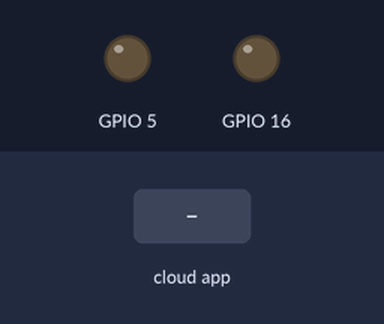
Recording of a sketch running on a simulated ESP32. Shown: output pins drawn as LEDs (lit = HIGH). Inputs (shaded band) come from the test bench. WiFi joins after 1.5 s; servers stay silent unless stated; no MQTT or app messages arrive unless stated; what the sketch prints to the serial monitor is not drawn.

Above: at 2.7 s.
2.8 s: the phone or cloud app sets Button to 1
At 3.6 s:
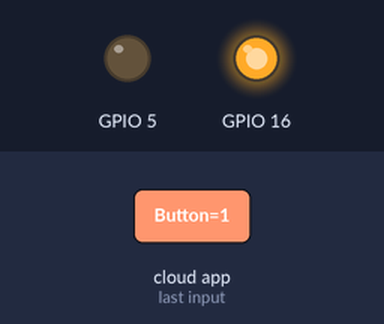
4.3 s: the phone or cloud app sets swipe to 1
At 4.8 s:
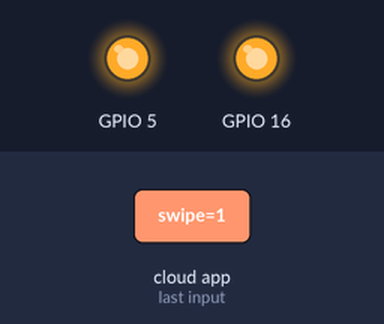
5.8 s: the phone or cloud app sets Button to 0
At 7.0 s:
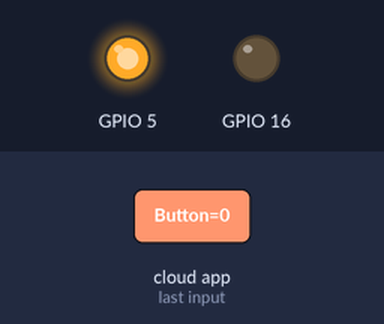
7.3 s: the phone or cloud app sets swipe to 0
At 8.2 s:
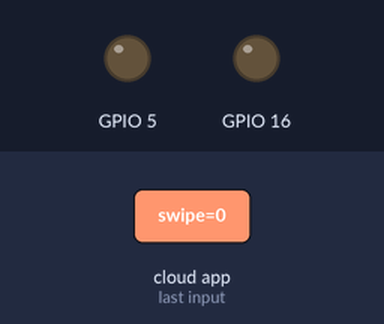
Timing chart, 0 to 10.3 s (numbered marks = the images above; inputs shaded):
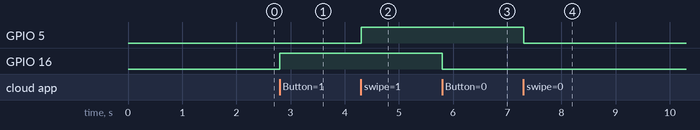

Measured:
- after the input at 2.8 s, GPIO 16: LOW → HIGH at once
- after the input at 4.3 s, GPIO 5: LOW → HIGH at once
- after the input at 5.8 s, GPIO 16: HIGH → LOW at once
- after the input at 7.3 s, GPIO 5: HIGH → LOW at once

The sketch:

ESP32_Adafruit.ino
```cpp
#include <WiFi.h>
#include "Adafruit_MQTT.h"
#include "Adafruit_MQTT_Client.h"


#define WLAN_SSID       "D-1901"
#define WLAN_PASS       "@$machine30#*"


#define AIO_SERVER      "io.adafruit.com"
#define AIO_SERVERPORT  1883                   // use 8883 for SSL
#define AIO_USERNAME    "KitsIOT"
#define AIO_KEY         "b82d41d25797407c904310c7ebd5c661"


// Create an ESP8266 WiFiClient class to connect to the MQTT server.
WiFiClient client;

Adafruit_MQTT_Client mqtt(&client, AIO_SERVER, AIO_SERVERPORT, AIO_USERNAME, AIO_KEY);

Adafruit_MQTT_Subscribe Button = Adafruit_MQTT_Subscribe(&mqtt, AIO_USERNAME "/feeds/Button");

Adafruit_MQTT_Subscribe Swipe = Adafruit_MQTT_Subscribe(&mqtt, AIO_USERNAME "/feeds/swipe");

void MQTT_connect();

void setup() {
  Serial.begin(115200);
  delay(10);
  pinMode(16,OUTPUT);
  pinMode(5,OUTPUT);
  Serial.println(F("Adafruit MQTT demo"));

  // Connect to WiFi access point.
  Serial.println(); Serial.println();
  Serial.print("Connecting to ");
  Serial.println(WLAN_SSID);

  WiFi.begin(WLAN_SSID, WLAN_PASS);
  while (WiFi.status() != WL_CONNECTED) {
    delay(500);
    Serial.print(".");
  }
  Serial.println();

  Serial.println("WiFi connected");
  Serial.println("IP address: "); Serial.println(WiFi.localIP());

  // Setup MQTT subscription for onoff feed.
  mqtt.subscribe(&Button);
  mqtt.subscribe(&Swipe);
}

uint32_t x=0;

void loop() {

 MQTT_connect();

Serial.println("In loop again");
  Adafruit_MQTT_Subscribe *subscription;
  while ((subscription = mqtt.readSubscription())) {
    if (subscription == &Button) {
      Serial.println("Reading button");
      Serial.print(F("Got_Button: "));
      Serial.println((char *)Button.lastread);
      uint16_t num = atoi((char *)Button.lastread);
      digitalWrite(16,num);
    }

    if (subscription == &Swipe) {
      Serial.print(F("Got_swipe: "));
      Serial.println((char *)Swipe.lastread);
      uint16_t num = atoi((char *)Swipe.lastread);
      digitalWrite(5,num);
    }
  }

  // Now we can publish stuff!
//  Serial.print(F("\nSending photocell val "));
//  Serial.print(x);
//  Serial.print("...");
//  if (! photocell.publish(x++)) {
//    Serial.println(F("Failed"));
//  } else {
//    Serial.println(F("OK!"));
//  }

  // ping the server to keep the mqtt connection alive
  // NOT required if you are publishing once every KEEPALIVE seconds
  /*
  if(! mqtt.ping()) {
    mqtt.disconnect();
  }
  */
}

// Function to connect and reconnect as necessary to the MQTT server.
// Should be called in the loop function and it will take care if connecting.
void MQTT_connect() {
  int8_t ret;

  // Stop if already connected.
  if (mqtt.connected()) {
    return;
  }

  Serial.print("Connecting to MQTT... ");

  uint8_t retries = 3;
  while ((ret = mqtt.connect()) != 0) { // connect will return 0 for connected
       Serial.println(mqtt.connectErrorString(ret));
       Serial.println("Retrying MQTT connection in 5 seconds...");
       mqtt.disconnect();
       delay(5000);  // wait 5 seconds
       retries--;
       if (retries == 0) {
         // basically die and wait for WDT to reset me
         while (1);
       }
  }
  Serial.println("MQTT Connected!");
}
```
